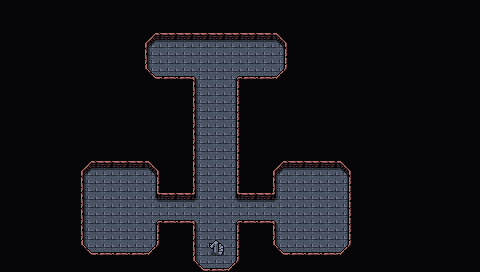

Tiled map render using the project's own tile images. Description and the map definition, with tile-layer contents summarised, below:
An orthogonal 30x17 tile map with 16x16 px tiles, 4 tile layers (Background, Ground, Foreground, AboveSprites), 2 tilesets and 5 objects.

<map version="1.5" tiledversion="1.7.2" orientation="orthogonal" renderorder="right-down" width="30" height="17" tilewidth="16" tileheight="16" infinite="0" nextlayerid="6" nextobjectid="51">
 <editorsettings>
  <export target="wastetown..tmx" format="tmx" />
 </editorsettings>
 <tileset firstgid="1" source="../tileset/main.tsx" />
 <tileset firstgid="3477" source="../tileset/buildings.tsx" />
 <layer id="1" name="Background" width="30" height="17">
  <data>[510 cells, 510 non-empty, 1 distinct tile ids]</data>
 </layer>
 <layer id="2" name="Ground" width="30" height="17">
  <data>[510 cells, 468 non-empty, 14 distinct tile ids]</data>
 </layer>
 <layer id="3" name="Foreground" width="30" height="17">
  <properties>
   <property name="spriteLayer" type="bool" value="true" />
  </properties>
  <data>[510 cells, 0 non-empty, 0 distinct tile ids]</data>
 </layer>
 <layer id="5" name="AboveSprites" width="30" height="17">
  <data>[510 cells, 0 non-empty, 0 distinct tile ids]</data>
 </layer>
 <objectgroup id="4" name="Objects">
  <object id="38" template="../obj/entry_up.tx" x="208" y="260">
   <properties>
    <property name="teleport" value="maps/map/graveyard.tmx" />
   </properties>
  </object>
  <object id="47" template="../obj/gold.tx" x="323" y="219" />
  <object id="48" template="../obj/treasure.tx" x="207" y="67" />
  <object id="49" template="../obj/gold.tx" x="106" y="216" />
  <object id="50" template="../obj/enemy.tx" x="208" y="98">
   <properties>
    <property name="enemy" value="Vampire" />
   </properties>
  </object>
 </objectgroup>
</map>
